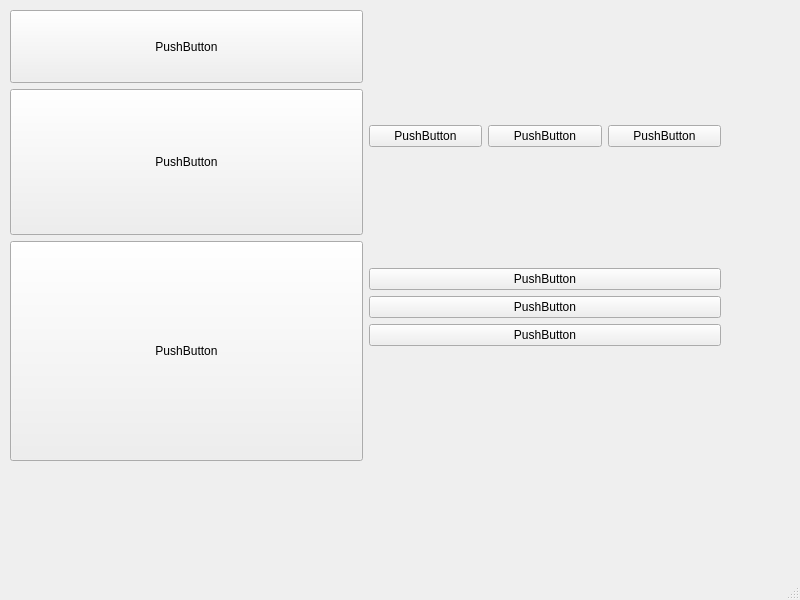
<?xml version="1.0" encoding="UTF-8"?>
<ui version="4.0">
 <class>MainWindow</class>
 <widget class="QMainWindow" name="MainWindow">
  <property name="geometry">
   <rect>
    <x>0</x>
    <y>0</y>
    <width>800</width>
    <height>600</height>
   </rect>
  </property>
  <property name="windowTitle">
   <string>MainWindow</string>
  </property>
  <widget class="QWidget" name="centralwidget">
   <widget class="QWidget" name="">
    <property name="geometry">
     <rect>
      <x>10</x>
      <y>10</y>
      <width>711</width>
      <height>451</height>
     </rect>
    </property>
    <layout class="QHBoxLayout" name="horizontalLayout_2">
     <item>
      <layout class="QVBoxLayout" name="verticalLayout" stretch="1,2,3">
       <item>
        <widget class="QPushButton" name="pushButton_3">
         <property name="sizePolicy">
          <sizepolicy hsizetype="Ignored" vsizetype="Ignored">
           <horstretch>0</horstretch>
           <verstretch>0</verstretch>
          </sizepolicy>
         </property>
         <property name="text">
          <string>PushButton</string>
         </property>
        </widget>
       </item>
       <item>
        <widget class="QPushButton" name="pushButton">
         <property name="sizePolicy">
          <sizepolicy hsizetype="Ignored" vsizetype="Ignored">
           <horstretch>0</horstretch>
           <verstretch>0</verstretch>
          </sizepolicy>
         </property>
         <property name="text">
          <string>PushButton</string>
         </property>
        </widget>
       </item>
       <item>
        <widget class="QPushButton" name="pushButton_2">
         <property name="sizePolicy">
          <sizepolicy hsizetype="Ignored" vsizetype="Ignored">
           <horstretch>0</horstretch>
           <verstretch>0</verstretch>
          </sizepolicy>
         </property>
         <property name="text">
          <string>PushButton</string>
         </property>
        </widget>
       </item>
      </layout>
     </item>
     <item>
      <layout class="QVBoxLayout" name="verticalLayout_3">
       <item>
        <layout class="QHBoxLayout" name="horizontalLayout">
         <item>
          <widget class="QPushButton" name="pushButton_5">
           <property name="text">
            <string>PushButton</string>
           </property>
          </widget>
         </item>
         <item>
          <widget class="QPushButton" name="pushButton_4">
           <property name="text">
            <string>PushButton</string>
           </property>
          </widget>
         </item>
         <item>
          <widget class="QPushButton" name="pushButton_6">
           <property name="text">
            <string>PushButton</string>
           </property>
          </widget>
         </item>
        </layout>
       </item>
       <item>
        <layout class="QVBoxLayout" name="verticalLayout_2">
         <item>
          <widget class="QPushButton" name="pushButton_9">
           <property name="text">
            <string>PushButton</string>
           </property>
          </widget>
         </item>
         <item>
          <widget class="QPushButton" name="pushButton_8">
           <property name="text">
            <string>PushButton</string>
           </property>
          </widget>
         </item>
         <item>
          <widget class="QPushButton" name="pushButton_7">
           <property name="text">
            <string>PushButton</string>
           </property>
          </widget>
         </item>
        </layout>
       </item>
      </layout>
     </item>
    </layout>
   </widget>
  </widget>
  <widget class="QMenuBar" name="menubar">
   <property name="geometry">
    <rect>
     <x>0</x>
     <y>0</y>
     <width>800</width>
     <height>28</height>
    </rect>
   </property>
  </widget>
  <widget class="QStatusBar" name="statusbar"/>
 </widget>
 <resources/>
 <connections/>
</ui>
